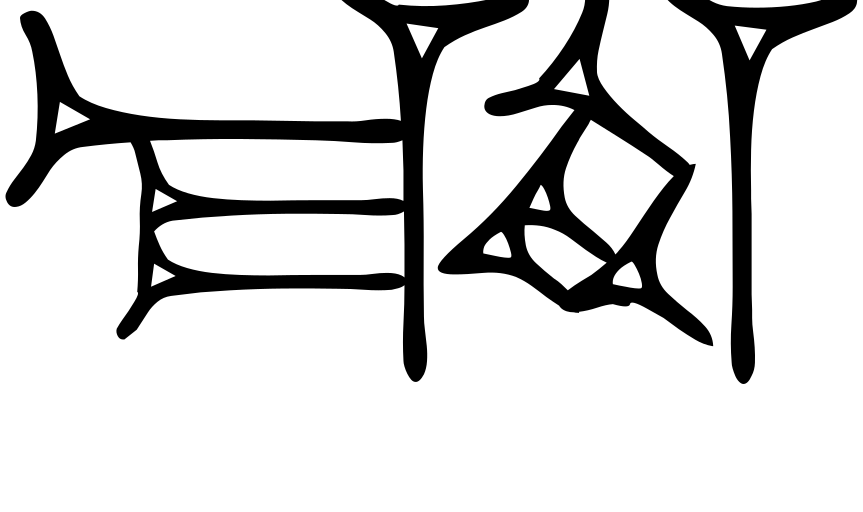
#> input picture prototypes/Esagil/0x120xx/0x12009.png, 863 x 512 px
$ python -i detectWedges.py   (imports and definitions only)
#> lines starting #> are read from the running program, lines starting #| are printed output that depends on the picture; after the words box and inside, x2 and y2 are one past the last pixel; in counts of white or black regions, pixels touching at a corner belong together
#> further down, picture is the input picture: shape (512, 863); min 0, max 255, mean 211.7
"""Flag signs whose form likely changed between fonts, to triage skeleton transfers.

The detector estimates how many wedge heads a glyph contains: wedge heads are the wide triangular
parts of the ink, so erasing everything thinner than a disk (morphological opening, with the disk
sized from the sign's own median stroke width) leaves roughly one blob per head. Absolute counts
are rough, but comparing the SAME detector on the source glyph and the new font's glyph of the
same sign cancels most per-sign bias, so a large count difference is a good hint that the sign's
wedge inventory changed between fonts -- exactly the transfers that need hand review.

Validated on the 148 signs that have skeletons in both Santakku and Assurbanipal: flagging
|difference| >= 2 catches 16 of the 20 signs whose true stroke count differs by >= 2, while
flagging 51 of 148 signs overall. Treat the output as a review shortlist, not ground truth, and
keep the transfer fit-quality metrics as a second net for the misses.

  python experiments/esagil_skeletons/detectWedges.py triage Esagil
      Writes data/fonts/fontTargets/Esagil_triage.csv, biggest suspected mismatches first.
  python experiments/esagil_skeletons/detectWedges.py calibrate
      Re-runs the Santakku-vs-Assurbanipal validation above (useful after tuning C_RADIUS).

Run from the repo root.
"""
import os
import sys
from pathlib import Path

import cv2
import numpy as np
import pandas as pd

sys.path.insert(0, str(Path(__file__).resolve().parents[2]))  # repo root, for src imports
from src.utils import crop_img  # noqa: E402

SOURCE_FONT = "Assurbanipal"
FONT_PERIOD = {"Esagil": "Neo-Babylonian", "Santakku": "Old Babylonian",
               "Assurbanipal": "Neo Assyrian", "Ullikummi": "Middle Hittite"}
IMG_SIZE = 512
PAD = 10
C_RADIUS = 1.5   # opening-disk radius, as a multiple of the sign's median stroke half-width
FLAG_AT = 2      # |count difference| at which a sign is flagged for review


# [7 lines left out: function load_processed_glyph, not called in this run]


def count_wedge_heads(gray):
    ink = np.uint8(gray < 128)
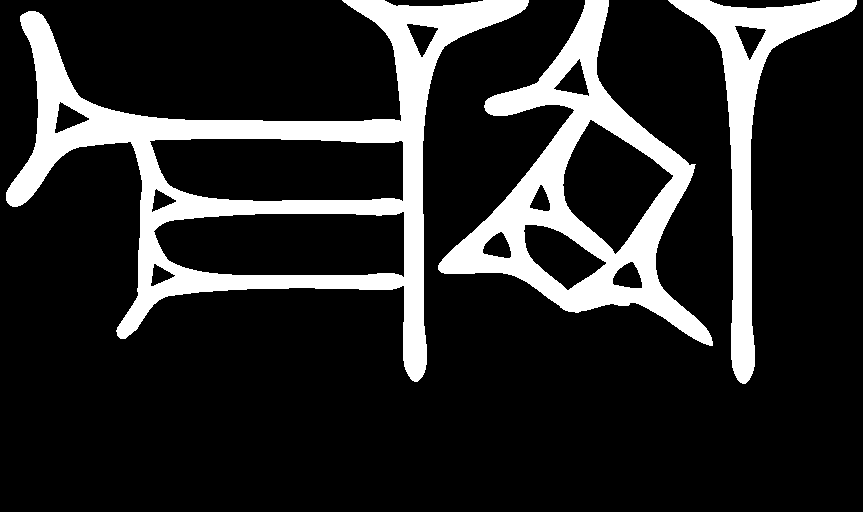
#> ink: shape (512, 863); values 0 (black) and 1 (white), 17% white; 3 white regions, box (x1, y1, x2, y2) and area: (6, 0, 529, 382) 37987, (438, 0, 713, 346) 24526, (668, 0, 857, 384) 12584
    dist = cv2.distanceTransform(ink, cv2.DIST_L2, 5)
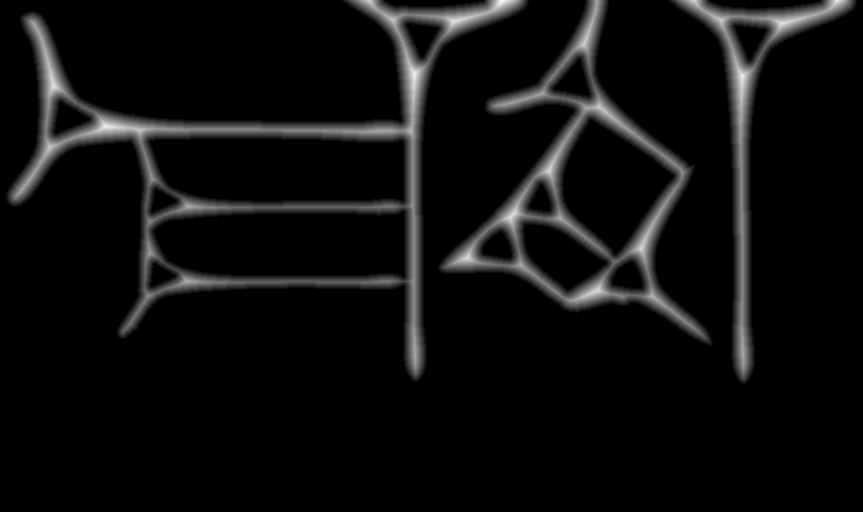
#> dist: shape (512, 863) float32; min 0, max 19, mean 1.02; drawn with min black and max white
    if not ink.any():
        return 0
    r = max(3, round(C_RADIUS * float(np.median(dist[ink > 0]))))
#> r = 9
    kernel = cv2.getStructuringElement(cv2.MORPH_ELLIPSE, (2 * r + 1, 2 * r + 1))
    opened = cv2.morphologyEx(ink, cv2.MORPH_OPEN, kernel)
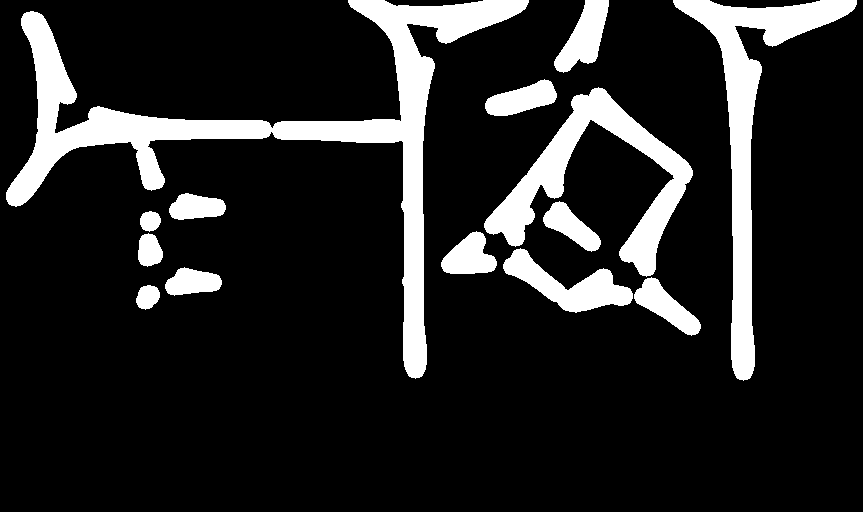
#> opened: shape (512, 863); values 0 (black) and 1 (white), 14.5% white; 14 white regions, largest, box (x1, y1, x2, y2) and area: (6, 0, 529, 379) 26151, (673, 0, 857, 381) 12227, (484, 87, 693, 277) 10189
    n, _, stats, _ = cv2.connectedComponentsWithStats(opened)
#> n = 15; stats = 15 rows, first 6: [0, 0, 863, 512, 377942], [6, 0, 523, 379, 26151], [554, 0, 55, 73, 2094], [673, 0, 184, 381, 12227], [485, 79, 72, 37, 1586], [484, 87, 209, 190, 10189]
    return sum(1 for i in range(1, n) if stats[i, cv2.CC_STAT_AREA] >= r * r)


def true_stroke_counts(font):
    return {fn.split("_")[0]: pd.read_csv(f"skeletons/{font}/{fn}")["label"].nunique()
            for fn in os.listdir(f"skeletons/{font}") if fn.endswith("_adf.csv")}


def glyph_path(font, hex_code):
    return f"prototypes/{font}/{hex_code[:5]}xx/{hex_code}.png"


# [65 lines left out: functions detect, gottstein_counts, triage, calibrate, not called in this run]


# [4 lines not run here, left out]

>>> import cv2
>>> picture = cv2.imread('../../prototypes/Esagil/0x120xx/0x12009.png', cv2.IMREAD_GRAYSCALE)
>>> result = count_wedge_heads(picture)
#> result = 14

$ run again, on prototypes/Esagil/0x121xx/0x1218d.png
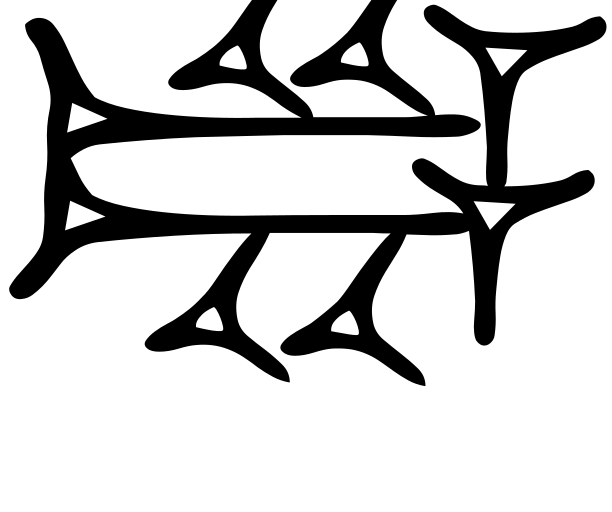
#> input picture prototypes/Esagil/0x121xx/0x1218d.png, 612 x 512 px
#> picture is the input picture: shape (512, 612); min 0, max 255, mean 203.5
#> ink: shape (512, 612); values 0 (black) and 1 (white), 20.2% white; 1 white region, box (x1, y1, x2, y2) and area: (9, 0, 606, 386) 63316
#> in count_wedge_heads, `dist = cv2.distanceTransform(ink, cv2.DIST_L2, 5)`:
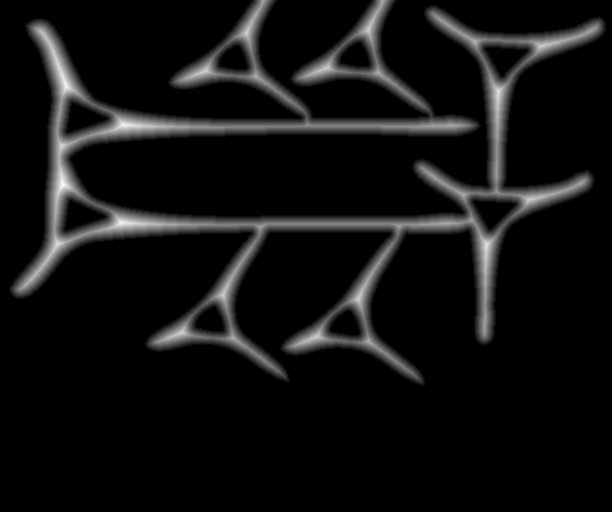
#> dist: shape (512, 612) float32; min 0, max 18, mean 1.19; drawn with min black and max white
#> r = 8
#> in count_wedge_heads, `opened = cv2.morphologyEx(ink, cv2.MORPH_OPEN, kernel)`:
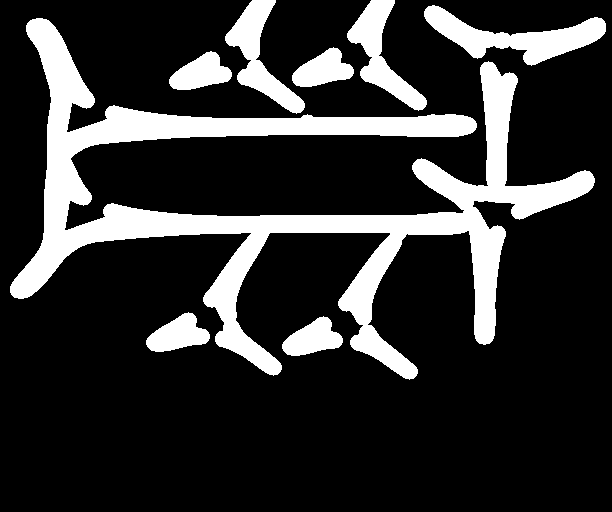
#> opened: shape (512, 612); values 0 (black) and 1 (white), 19.1% white; 8 white regions, largest, box (x1, y1, x2, y2) and area: (10, 18, 595, 380) 43638, (424, 5, 606, 66) 4265, (225, 0, 305, 114) 3090
#> n = 9; stats = [[0, 0, 612, 512, 253368], [225, 0, 80, 114, 3090], [347, 0, 80, 111, 2990], [424, 5, 182, 61, 4265], [10, 18, 585, 362, 43638], [292, 47, 62, 40, 1491], [169, 51, 63, 39, 1502], [146, 312, 64, 40, 1532], [282, 316, 61, 40, 1468]]
#> result = 8

$ run again, on prototypes/Esagil/0x122xx/0x12217.png
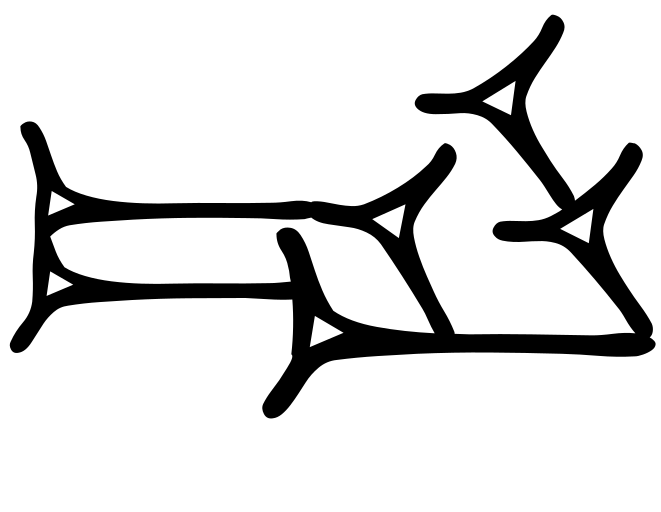
#> input picture prototypes/Esagil/0x122xx/0x12217.png, 661 x 512 px
#> picture is the input picture: shape (512, 661); min 0, max 255, mean 219.6
#> ink: shape (512, 661); values 0 (black) and 1 (white), 13.9% white; 1 white region, box (x1, y1, x2, y2) and area: (10, 15, 656, 418) 47081
#> in count_wedge_heads, `dist = cv2.distanceTransform(ink, cv2.DIST_L2, 5)`:
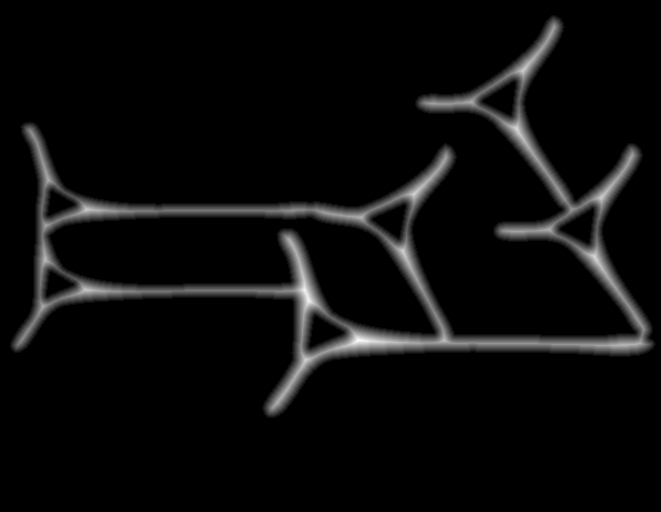
#> dist: shape (512, 661) float32; min 0, max 17.2, mean 0.764; drawn with min black and max white
#> r = 8
#> in count_wedge_heads, `opened = cv2.morphologyEx(ink, cv2.MORPH_OPEN, kernel)`:
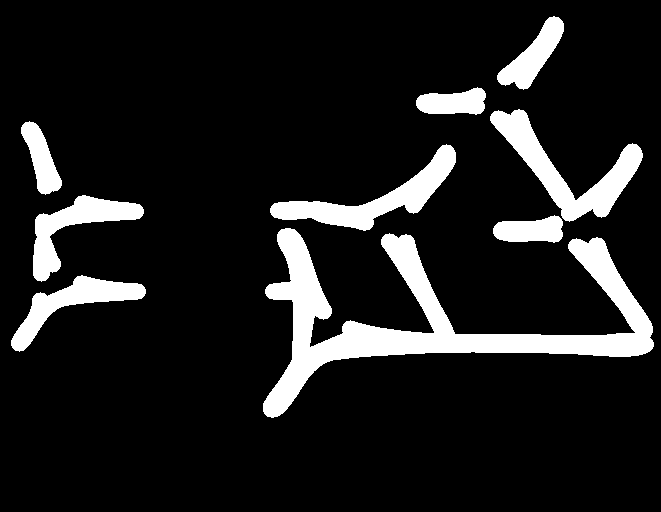
#> opened: shape (512, 661); values 0 (black) and 1 (white), 11.8% white; 9 white regions, largest, box (x1, y1, x2, y2) and area: (263, 228, 654, 418) 18062, (490, 109, 643, 222) 4980, (270, 144, 456, 231) 4391
#> n = 10; stats = [[0, 0, 661, 512, 298372], [497, 16, 67, 74, 2005], [416, 87, 70, 28, 1421], [490, 109, 153, 113, 4980], [21, 121, 41, 74, 1486], [270, 144, 186, 87, 4391], [33, 195, 111, 87, 3188], [493, 215, 70, 28, 1450], [263, 228, 391, 190, 18062], [11, 275, 135, 77, 3077]]
#> result = 9
